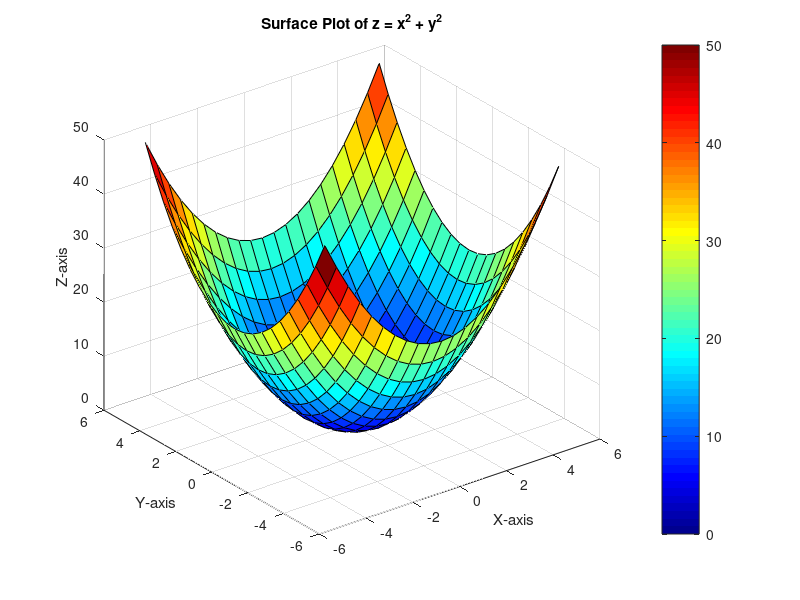
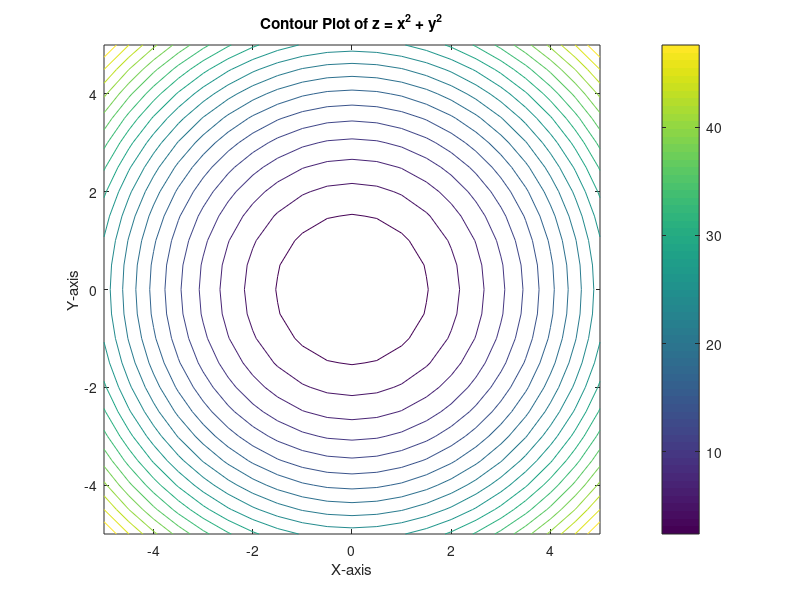
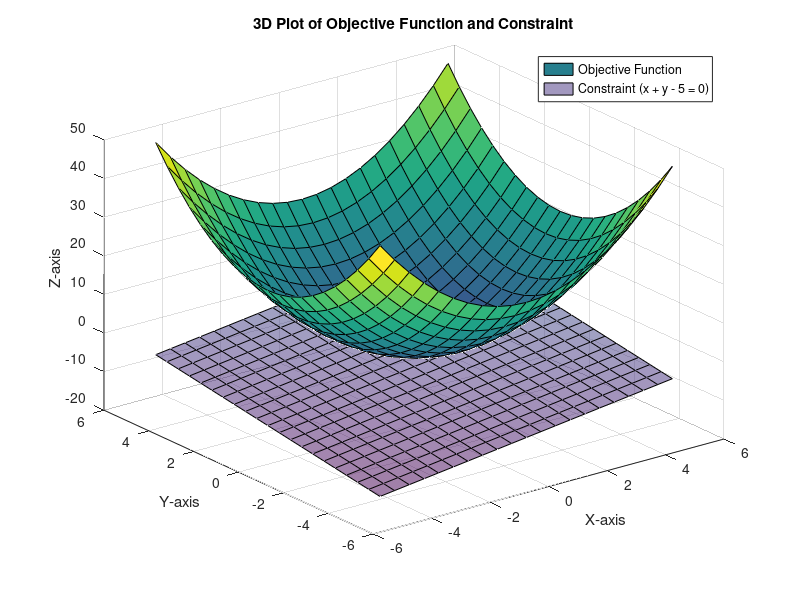
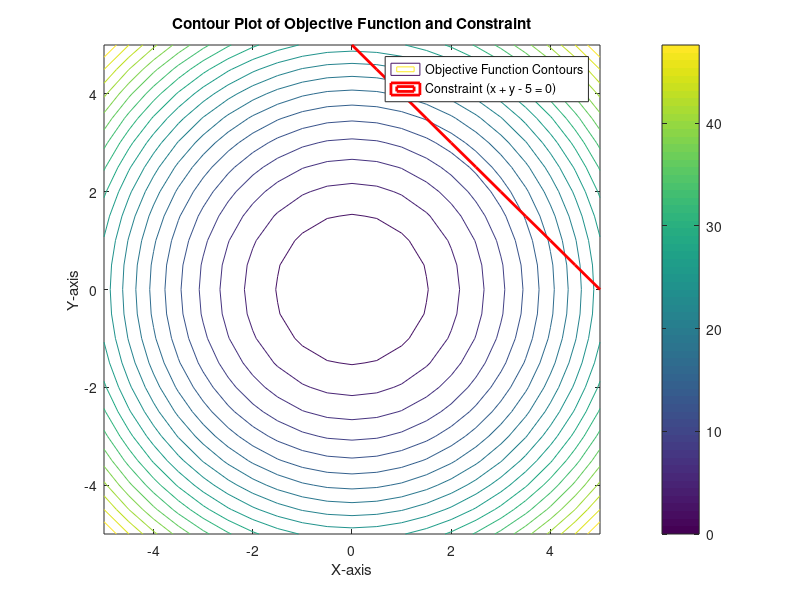

Reproduce these figures in MATLAB, in order.
% Define the range for x and y variables (from -5 to 5, incremented by 0.5)
x = -5:0.5:5;  
y = -5:0.5:5;

% Create a grid of (x, y) points for plotting
[X, Y] = meshgrid(x, y);

% Define the objective function for the surface (example: z = x^2 + y^2)
Z = X.^2 + Y.^2;%Example

% Plot a 3D surface of the objective function
figure;
surf(X, Y, Z); % Create the 3D surface plot
title('Surface Plot of z = x^2 + y^2'); % Title of the plot
xlabel('X-axis'); % Label for x-axis
ylabel('Y-axis'); % Label for y-axis
zlabel('Z-axis'); % Label for z-axis (function value)
colormap('jet'); % Apply a color map for better visualization
colorbar; % Add color bar to show value scales

% Plot contour lines of the function
figure;
contour(X, Y, Z, 20); % 20 specifies the number of contour levels to plot
title('Contour Plot of z = x^2 + y^2'); % Title of the contour plot
xlabel('X-axis');
ylabel('Y-axis');
colorbar; % Display a color bar for contour levels

% Define the objective function again (z = x^2 + y^2)
Z_obj = X.^2 + Y.^2;

% Define a constraint function (example: x + y - 5 = 0)
Z_constr = X + Y - 5;

% Plot the objective function and constraint surface in 3D
figure;
surf(X, Y, Z_obj); % Plot the 3D surface for the objective function
hold on; % Hold the plot to overlay another plot
surf(X, Y, Z_constr, 'FaceAlpha', 0.5); % Overlay constraint surface with transparency
title('3D Plot of Objective Function and Constraint'); % Plot title
xlabel('X-axis');
ylabel('Y-axis');
zlabel('Z-axis');
legend('Objective Function', 'Constraint (x + y - 5 = 0)'); % Add legend for clarity
hold off; % Release the hold on the plot

% Plot the contours of the objective function and constraint
figure;
contour(X, Y, Z_obj, 20); % Contour plot for the objective function
hold on;
contour(X, Y, Z_constr, [0 0], 'r', 'LineWidth', 2); % Plot the constraint contour at level 0
title('Contour Plot of Objective Function and Constraint'); % Title of contour plot
xlabel('X-axis');
ylabel('Y-axis');
legend('Objective Function Contours', 'Constraint (x + y - 5 = 0)'); % Add legend
colorbar; % Add color bar for reference
hold off; % Release the plot hold
